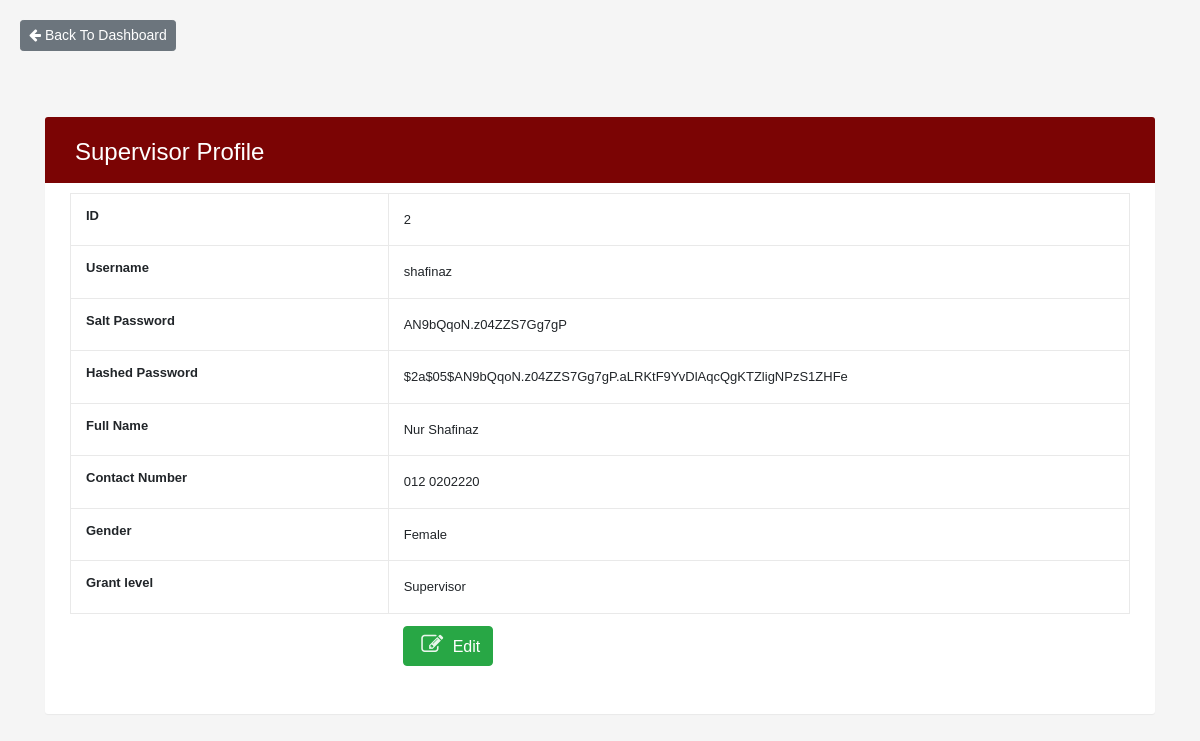
The app's page /supervisor/supervisor/SvDisplay.php (signed in) with its own data.
### tables this page shows
CREATE TABLE `supervisor` (
  `sv_id` int(11) NOT NULL,
  `sv_username` varchar(15) NOT NULL,
  `sv_salt` varchar(100) NOT NULL,
  `sv_password` varchar(100) NOT NULL,
  `sv_fullname` varchar(30) NOT NULL,
  `sv_contact` varchar(20) NOT NULL,
  `sv_gender` varchar(10) NOT NULL,
  `grant_level` varchar(15) NOT NULL DEFAULT 'Supervisor'
);

### supervisor/supervisor/SvDisplay.php (the view, shortened to what this page needs)
<!DOCTYPE html>
<html lang="en">
<head>
<link rel="stylesheet" href="https://maxcdn.bootstrapcdn.com/bootstrap/4.2.1/css/bootstrap.min.css">
<link rel="stylesheet" href="https://cdnjs.cloudflare.com/ajax/libs/font-awesome/4.7.0/css/font-awesome.min.css">
</head>
<body>
<div class="card-body">
	<button onclick="window.location.href='../dashboard/index.php'" class="btn btn-secondary btn-sm mb-3"><i class="fa fa-arrow-left"></i> Back To Dashboard</button>
</div>
    <div class="container">
        <div class="table-wrapper">
            <div class="table-title">
                <div class="row">
                    <div class="col-sm-6">
						<h2>Supervisor Profile</h2>
					</div>
                </div>
            </div>
            <form action="<?php echo $_SERVER['PHP_SELF']?>" method="post">
            <?php
			include("connectionDB.php");
			$output = '';
            $sql="SELECT * FROM supervisor";
			$result=mysqli_query($con,$sql);
			$output .= '
			<div class="table-responsive">
			<table class="table table-bordered" id="supervisor_detail">';
            while($row=mysqli_fetch_assoc($result)){
				$output .= '
				<tr>
				  	<td width="30%"><b><label>ID</label></b></td>
				  	<td width="70%">'.$row["sv_id"].'</td>
			 	</tr>
                <tr>
                     <td width=""><b><label>Username</label></b></td>
                     <td width="70%">'.$row["sv_username"].'</td>
                </tr>
                <tr>
                     <td width="30%"><b><label>Salt Password</label></b></td>
                     <td width="70%">'.$row["sv_salt"].'</td>
                </tr>
                <tr>
                     <td width="30%"><b><label>Hashed Password</label></b></td>
                     <td width="70%">'.$row["sv_password"].'</td>
                </tr>
                <tr>
                     <td width="30%"><b><label>Full Name</label></b></td>
                     <td width="70%">'.$row["sv_fullname"].'</td>
                </tr>
                <tr>
                     <td width="30%"><b><label>Contact Number</label></b></td>
                     <td width="70%">'.$row["sv_contact"].'</td>
                </tr>
                <tr>
                     <td width="30%"><b><label>Gender</label></b></td>
                     <td width="70%">'.$row["sv_gender"].'</td>
                </tr>
                <tr>
                     <td width="30%"><b><label>Grant level</label></b></td>
                     <td width="70%">'.$row["grant_level"].'</td>
				</tr>
				<tr class="noBorder">
					<td></td>
					<td>
						<button type="button" class="btn btn-success editdata" id="'.$row["sv_id"].'" data-toggle="modal" data-target="#updateData"><i class="fa fa-edit"></i> Edit</button>
					</td>
				</tr>
           		';
			}
			$output .= '
           	</table>
     		</div>
      		';
			echo $output;
			?>
    </div>
</body>
</html>

### supervisor/supervisor/SvDisplay.php (style rules this page uses)
body { color: #566787; background: #f5f5f5; font-family: 'Varela Round', sans-serif; font-size: 13px; }
.table-wrapper { background: #fff; padding: 20px 25px; margin: 30px 0; border-radius: 3px; box-shadow: 0 1px 1px rgba(0,0,0,.05); }
.table-title { padding-bottom: 15px; background: #7B0404; color: #fff; padding: 16px 30px; margin: -20px -25px 10px; border-radius: 3px 3px 0 0; }
.table-title h2 { margin: 5px 0 0; font-size: 24px; }
table.table tr th, table.table tr td { border-color: #e9e9e9; padding: 12px 15px; vertical-align: middle; }
table.table td:last-child i { opacity: 0.9; font-size: 22px; margin: 0 5px; }
table.table td i { font-size: 19px; }
tr.noBorder td { border: 0; }

### records on screen
supervisor: sv_id "2", sv_username "shafinaz", sv_salt "AN9bQqoN.z04ZZS7Gg7gP", sv_password "$2a$05$AN9bQqoN.z04ZZS7Gg7gP.aLRKtF9YvDlAqcQgKTZligNPzS1ZHFe", sv_fullname "Nur Shafinaz", sv_contact "012 0202220", sv_gender "Female", grant_level "Supervisor"
